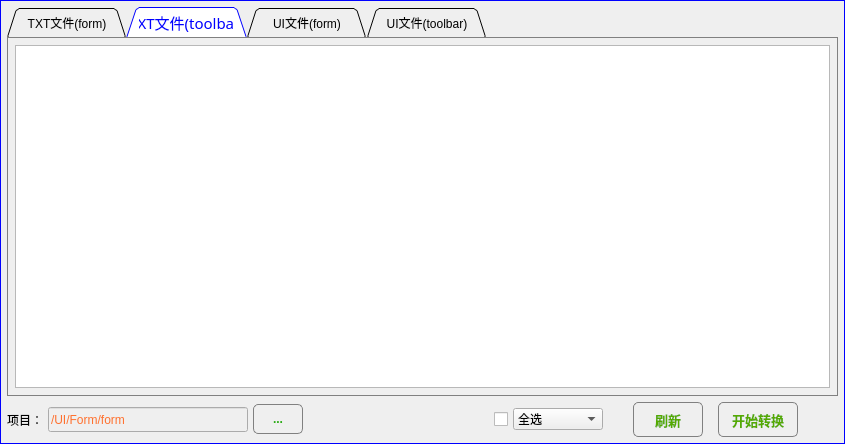
<?xml version="1.0" encoding="UTF-8"?>
<ui version="4.0">
    <class>TMTxt2UI</class>
    <widget class="QDialog" name="TMTxt2UI">
        <property name="windowModality">
            <enum>Qt::ApplicationModal</enum>
        </property>
        <property name="geometry">
            <rect>
                <x>0</x>
                <y>0</y>
                <width>845</width>
                <height>444</height>
            </rect>
        </property>
        <property name="windowTitle">
            <string>文件转换器（txt与ui文件互转 ver190315）</string>
        </property>
        <property name="styleSheet">
            <string notr="true">QDialog{
                border: 1px solid blue;
                }
                QPushButton{
                border-radius: 5px;
                border: 1px solid gray;
                color: rgb(85, 170, 0);
                }
                QAbstractItemView::item{
                selection-background-color:qlineargradient(spread:pad, x1:1, y1:1, x2:1, y2:0, stop:0 rgba(94, 126, 165, 255), stop:1 rgba(159, 191, 230, 255));
                /* selection-color:black;*/
                }
                QTabWidget::pane{
                border:1px solid gray;
                }
                QTabWidget::tab-bar{
                alignment:left;
                margin-left: 10px;
                }
                QTabBar::tab:hover{
                color: blue; font-size: 15px; /* background-color: blue; */
                }
                QTabBar::tab { min-width: 120px; min-height: 30px; }
                QTabBar::tab:!selected {}
                QTabBar::tab:selected {color: blue; font: 15px bold;}</string>
        </property>
        <layout class="QVBoxLayout" name="verticalLayout">
            <property name="leftMargin">
                <number>7</number>
            </property>
            <property name="topMargin">
                <number>7</number>
            </property>
            <property name="rightMargin">
                <number>7</number>
            </property>
            <property name="bottomMargin">
                <number>7</number>
            </property>
            <item>
                <widget class="QTabWidget" name="tabWidget">
                    <property name="tabShape">
                        <enum>QTabWidget::Triangular</enum>
                    </property>
                    <property name="currentIndex">
                        <number>1</number>
                    </property>
                    <property name="elideMode">
                        <enum>Qt::ElideNone</enum>
                    </property>
                    <widget class="QWidget" name="tab">
                        <attribute name="title">
                            <string>TXT文件(form)</string>
                        </attribute>
                        <layout class="QVBoxLayout" name="verticalLayout_2">
                            <property name="leftMargin">
                                <number>7</number>
                            </property>
                            <property name="topMargin">
                                <number>7</number>
                            </property>
                            <property name="rightMargin">
                                <number>7</number>
                            </property>
                            <property name="bottomMargin">
                                <number>7</number>
                            </property>
                            <item>
                                <widget class="QTableView" name="tableWgt">
                                    <property name="editTriggers">
                                        <set>QAbstractItemView::NoEditTriggers</set>
                                    </property>
                                    <property name="alternatingRowColors">
                                        <bool>true</bool>
                                    </property>
                                    <property name="selectionMode">
                                        <enum>QAbstractItemView::ExtendedSelection</enum>
                                    </property>
                                    <property name="selectionBehavior">
                                        <enum>QAbstractItemView::SelectRows</enum>
                                    </property>
                                    <property name="cornerButtonEnabled">
                                        <bool>false</bool>
                                    </property>
                                    <attribute name="horizontalHeaderDefaultSectionSize">
                                        <number>115</number>
                                    </attribute>
                                    <attribute name="horizontalHeaderHighlightSections">
                                        <bool>false</bool>
                                    </attribute>
                                    <attribute name="horizontalHeaderStretchLastSection">
                                        <bool>true</bool>
                                    </attribute>
                                    <attribute name="verticalHeaderDefaultSectionSize">
                                        <number>26</number>
                                    </attribute>
                                    <attribute name="verticalHeaderHighlightSections">
                                        <bool>false</bool>
                                    </attribute>
                                </widget>
                            </item>
                        </layout>
                    </widget>
                    <widget class="QWidget" name="tab_3">
                        <attribute name="title">
                            <string>TXT文件(toolbar)</string>
                        </attribute>
                        <layout class="QVBoxLayout" name="verticalLayout_4">
                            <property name="leftMargin">
                                <number>7</number>
                            </property>
                            <property name="topMargin">
                                <number>7</number>
                            </property>
                            <property name="rightMargin">
                                <number>7</number>
                            </property>
                            <property name="bottomMargin">
                                <number>7</number>
                            </property>
                            <item>
                                <widget class="QTableView" name="tableWgt3">
                                    <property name="editTriggers">
                                        <set>QAbstractItemView::NoEditTriggers</set>
                                    </property>
                                    <property name="alternatingRowColors">
                                        <bool>true</bool>
                                    </property>
                                    <property name="selectionMode">
                                        <enum>QAbstractItemView::ExtendedSelection</enum>
                                    </property>
                                    <property name="selectionBehavior">
                                        <enum>QAbstractItemView::SelectRows</enum>
                                    </property>
                                    <attribute name="horizontalHeaderDefaultSectionSize">
                                        <number>115</number>
                                    </attribute>
                                    <attribute name="horizontalHeaderHighlightSections">
                                        <bool>false</bool>
                                    </attribute>
                                    <attribute name="horizontalHeaderStretchLastSection">
                                        <bool>true</bool>
                                    </attribute>
                                    <attribute name="verticalHeaderDefaultSectionSize">
                                        <number>26</number>
                                    </attribute>
                                    <attribute name="verticalHeaderHighlightSections">
                                        <bool>false</bool>
                                    </attribute>
                                </widget>
                            </item>
                        </layout>
                    </widget>
                    <widget class="QWidget" name="tab_2">
                        <attribute name="title">
                            <string>UI文件(form)</string>
                        </attribute>
                        <layout class="QVBoxLayout" name="verticalLayout_3">
                            <property name="leftMargin">
                                <number>7</number>
                            </property>
                            <property name="topMargin">
                                <number>7</number>
                            </property>
                            <property name="rightMargin">
                                <number>7</number>
                            </property>
                            <property name="bottomMargin">
                                <number>7</number>
                            </property>
                            <item>
                                <widget class="QTableView" name="tableWgt2">
                                    <property name="editTriggers">
                                        <set>QAbstractItemView::NoEditTriggers</set>
                                    </property>
                                    <property name="alternatingRowColors">
                                        <bool>true</bool>
                                    </property>
                                    <property name="selectionMode">
                                        <enum>QAbstractItemView::ExtendedSelection</enum>
                                    </property>
                                    <property name="selectionBehavior">
                                        <enum>QAbstractItemView::SelectRows</enum>
                                    </property>
                                    <attribute name="horizontalHeaderDefaultSectionSize">
                                        <number>115</number>
                                    </attribute>
                                    <attribute name="horizontalHeaderHighlightSections">
                                        <bool>false</bool>
                                    </attribute>
                                    <attribute name="horizontalHeaderStretchLastSection">
                                        <bool>true</bool>
                                    </attribute>
                                    <attribute name="verticalHeaderDefaultSectionSize">
                                        <number>26</number>
                                    </attribute>
                                    <attribute name="verticalHeaderHighlightSections">
                                        <bool>false</bool>
                                    </attribute>
                                </widget>
                            </item>
                        </layout>
                    </widget>
                    <widget class="QWidget" name="tab_4">
                        <attribute name="title">
                            <string>UI文件(toolbar)</string>
                        </attribute>
                        <layout class="QVBoxLayout" name="verticalLayout_5">
                            <property name="leftMargin">
                                <number>7</number>
                            </property>
                            <property name="topMargin">
                                <number>7</number>
                            </property>
                            <property name="rightMargin">
                                <number>7</number>
                            </property>
                            <property name="bottomMargin">
                                <number>7</number>
                            </property>
                            <item>
                                <widget class="QTableView" name="tableWgt4">
                                    <property name="editTriggers">
                                        <set>QAbstractItemView::NoEditTriggers</set>
                                    </property>
                                    <property name="alternatingRowColors">
                                        <bool>true</bool>
                                    </property>
                                    <property name="selectionMode">
                                        <enum>QAbstractItemView::ExtendedSelection</enum>
                                    </property>
                                    <property name="selectionBehavior">
                                        <enum>QAbstractItemView::SelectRows</enum>
                                    </property>
                                    <attribute name="horizontalHeaderDefaultSectionSize">
                                        <number>115</number>
                                    </attribute>
                                    <attribute name="horizontalHeaderHighlightSections">
                                        <bool>false</bool>
                                    </attribute>
                                    <attribute name="horizontalHeaderStretchLastSection">
                                        <bool>true</bool>
                                    </attribute>
                                    <attribute name="verticalHeaderDefaultSectionSize">
                                        <number>26</number>
                                    </attribute>
                                    <attribute name="verticalHeaderHighlightSections">
                                        <bool>false</bool>
                                    </attribute>
                                </widget>
                            </item>
                        </layout>
                    </widget>
                </widget>
            </item>
            <item>
                <layout class="QHBoxLayout" name="horizontalLayout">
                    <property name="spacing">
                        <number>5</number>
                    </property>
                    <item>
                        <widget class="QLabel" name="label">
                            <property name="text">
                                <string>项目：</string>
                            </property>
                        </widget>
                    </item>
                    <item>
                        <widget class="QLineEdit" name="lineEdit">
                            <property name="enabled">
                                <bool>false</bool>
                            </property>
                            <property name="sizePolicy">
                                <sizepolicy hsizetype="Expanding" vsizetype="Fixed">
                                    <horstretch>0</horstretch>
                                    <verstretch>0</verstretch>
                                </sizepolicy>
                            </property>
                            <property name="minimumSize">
                                <size>
                                    <width>200</width>
                                    <height>25</height>
                                </size>
                            </property>
                            <property name="styleSheet">
                                <string notr="true">color: rgb(255, 112, 46);</string>
                            </property>
                            <property name="text">
                                <string>/UI/Form/form</string>
                            </property>
                        </widget>
                    </item>
                    <item>
                        <widget class="QPushButton" name="tbtnSetPath">
                            <property name="sizePolicy">
                                <sizepolicy hsizetype="Minimum" vsizetype="Fixed">
                                    <horstretch>0</horstretch>
                                    <verstretch>0</verstretch>
                                </sizepolicy>
                            </property>
                            <property name="minimumSize">
                                <size>
                                    <width>50</width>
                                    <height>30</height>
                                </size>
                            </property>
                            <property name="font">
                                <font>
                                    <weight>75</weight>
                                    <bold>true</bold>
                                </font>
                            </property>
                            <property name="styleSheet">
                                <string notr="true">color: rgb(44, 171, 22);</string>
                            </property>
                            <property name="text">
                                <string>...</string>
                            </property>
                        </widget>
                    </item>
                    <item>
                        <spacer name="horizontalSpacer_3">
                            <property name="orientation">
                                <enum>Qt::Horizontal</enum>
                            </property>
                            <property name="sizeHint" stdset="0">
                                <size>
                                    <width>40</width>
                                    <height>20</height>
                                </size>
                            </property>
                        </spacer>
                    </item>
                    <item>
                        <widget class="QCheckBox" name="checkBox">
                            <property name="sizePolicy">
                                <sizepolicy hsizetype="Minimum" vsizetype="Minimum">
                                    <horstretch>0</horstretch>
                                    <verstretch>0</verstretch>
                                </sizepolicy>
                            </property>
                            <property name="text">
                                <string />
                            </property>
                        </widget>
                    </item>
                    <item>
                        <widget class="QComboBox" name="comboBox">
                            <item>
                                <property name="text">
                                    <string>全选</string>
                                </property>
                            </item>
                            <item>
                                <property name="text">
                                    <string>选择当前页</string>
                                </property>
                            </item>
                        </widget>
                    </item>
                    <item>
                        <spacer name="horizontalSpacer_2">
                            <property name="orientation">
                                <enum>Qt::Horizontal</enum>
                            </property>
                            <property name="sizeType">
                                <enum>QSizePolicy::Fixed</enum>
                            </property>
                            <property name="sizeHint" stdset="0">
                                <size>
                                    <width>25</width>
                                    <height>20</height>
                                </size>
                            </property>
                        </spacer>
                    </item>
                    <item>
                        <widget class="QPushButton" name="btnSelect">
                            <property name="sizePolicy">
                                <sizepolicy hsizetype="Fixed" vsizetype="Minimum">
                                    <horstretch>0</horstretch>
                                    <verstretch>0</verstretch>
                                </sizepolicy>
                            </property>
                            <property name="minimumSize">
                                <size>
                                    <width>70</width>
                                    <height>35</height>
                                </size>
                            </property>
                            <property name="font">
                                <font>
                                    <pointsize>10</pointsize>
                                    <weight>75</weight>
                                    <bold>true</bold>
                                </font>
                            </property>
                            <property name="styleSheet">
                                <string notr="true" />
                            </property>
                            <property name="text">
                                <string>刷新</string>
                            </property>
                        </widget>
                    </item>
                    <item>
                        <spacer name="horizontalSpacer_4">
                            <property name="orientation">
                                <enum>Qt::Horizontal</enum>
                            </property>
                            <property name="sizeType">
                                <enum>QSizePolicy::Fixed</enum>
                            </property>
                            <property name="sizeHint" stdset="0">
                                <size>
                                    <width>10</width>
                                    <height>20</height>
                                </size>
                            </property>
                        </spacer>
                    </item>
                    <item>
                        <widget class="QPushButton" name="btnDoIt">
                            <property name="sizePolicy">
                                <sizepolicy hsizetype="Fixed" vsizetype="Minimum">
                                    <horstretch>0</horstretch>
                                    <verstretch>0</verstretch>
                                </sizepolicy>
                            </property>
                            <property name="minimumSize">
                                <size>
                                    <width>80</width>
                                    <height>35</height>
                                </size>
                            </property>
                            <property name="font">
                                <font>
                                    <pointsize>10</pointsize>
                                    <weight>75</weight>
                                    <bold>true</bold>
                                </font>
                            </property>
                            <property name="styleSheet">
                                <string notr="true">color: rgb(85, 170, 0);</string>
                            </property>
                            <property name="text">
                                <string>开始转换</string>
                            </property>
                        </widget>
                    </item>
                    <item>
                        <spacer name="horizontalSpacer">
                            <property name="orientation">
                                <enum>Qt::Horizontal</enum>
                            </property>
                            <property name="sizeType">
                                <enum>QSizePolicy::Maximum</enum>
                            </property>
                            <property name="sizeHint" stdset="0">
                                <size>
                                    <width>40</width>
                                    <height>20</height>
                                </size>
                            </property>
                        </spacer>
                    </item>
                </layout>
            </item>
        </layout>
    </widget>
    <resources />
    <connections />
</ui>
